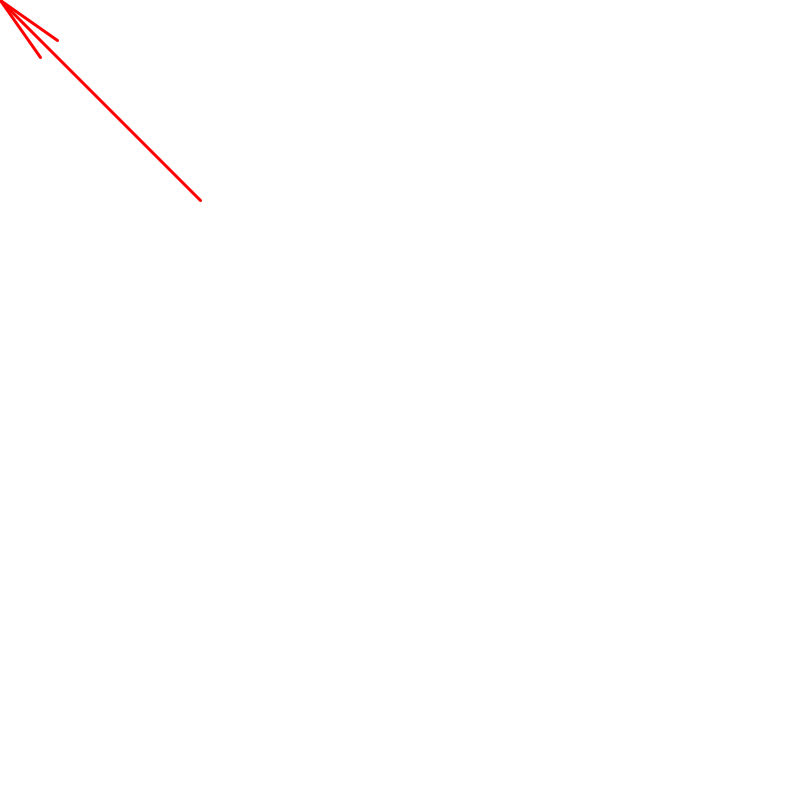
Frame 1 (no input)
Frame 60 (the mouse pressed at the canvas centre just before this capture): identical to frame 1, image omitted
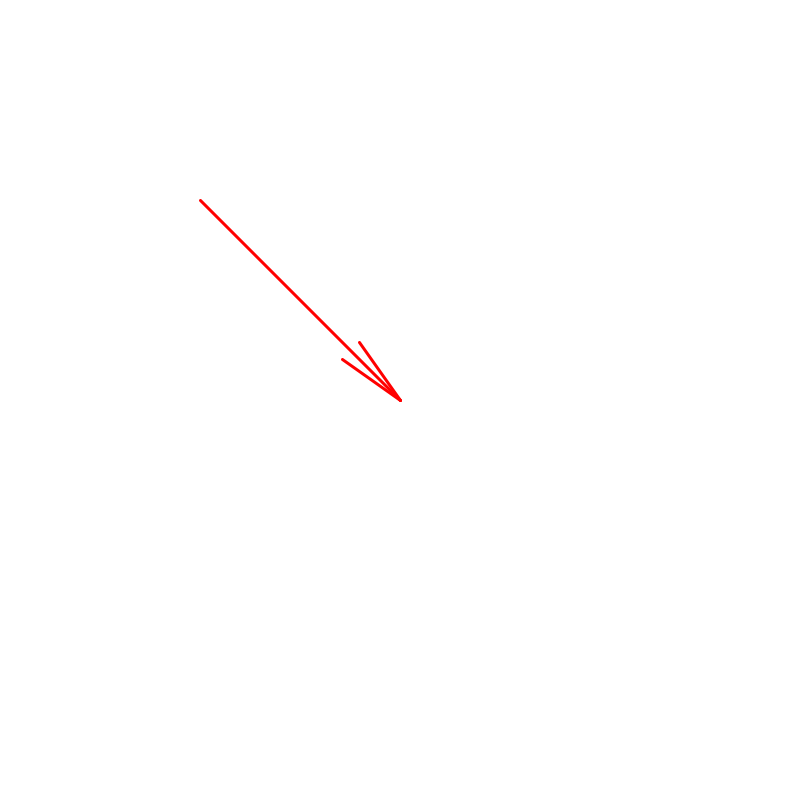
Frame 120 (the mouse held since frame 60 and released just before this capture)

The Processing sketch that drew these frames (run headless with seeded random() and noise(); from frame 60 on, the mouse is pressed at the canvas centre):

// Processing sketch: fletxa_001
// ── fletxa_001.pde
Fletxa f;

void setup(){
  size(800, 800);
}

void draw(){
  background(255);
  f = new Fletxa(200, 200, mouseX, mouseY);
  f.display(color(255, 0, 0));
  println(f.angle());
}

// ── Fletxa.pde
class Fletxa {
  
  PVector p, q;

  Fletxa(float x1, float y1, float x2, float y2){
    p = new PVector(x1, y1);
    q = new PVector(x2, y2);
  }
  
  float distance(){
    return p.dist(q);
  }
  
  float angle() {
        PVector a2 = p.copy().add(1, 0);
        float angle1 = atan2(a2.y - p.y, p.x - a2.x);
        float angle2 = atan2(q.y - p.y, p.x - q.x);
        float angle = (float) degrees(angle1 - angle2);
        if (angle < 0) angle += 360;
        if(angle>=360) angle-=360;
        return angle;
    }
  
  void display(color c){
    pushStyle();
    stroke(c); strokeWeight(3);
    line(this.p.x, this.p.y, this.q.x, this.q.y);
    
    float a = angle();
    float d = distance()/4;
    float a1 = radians(a-10);
    float fx1 = this.q.x - d*cos(a1);
    float fy1 = this.q.y - d*sin(a1);
    line(this.q.x, this.q.y, fx1, fy1);
    
    float a2 = radians(a+10);
    float fx2 = this.q.x - d*cos(a2);
    float fy2 = this.q.y - d*sin(a2);
    line(this.q.x, this.q.y, fx2, fy2);
    popStyle();
  }
}
